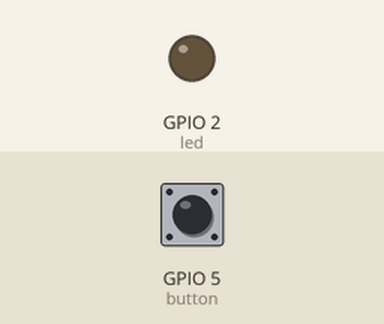
Bench run of a program on a simulated ESP8266 board running MicroPython. Parts: output pins drawn as LEDs (lit = HIGH, except the on-board LED, lit = LOW). The inputs (shaded band) are chosen by the test bench; at power-on: GPIO 5 (button) HIGH.

Above: at 1.2 s.
1.3 s: GPIO 5 (button) pulled LOW for 0.15 s
At 1.38 s:
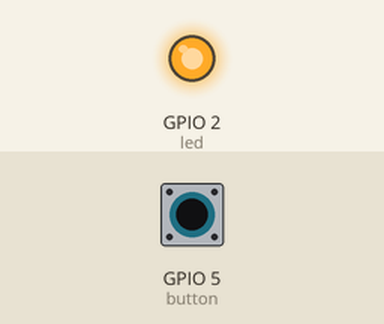
2.9 s: GPIO 5 (button) pulled LOW for 3.2 s
At 7.5 s:
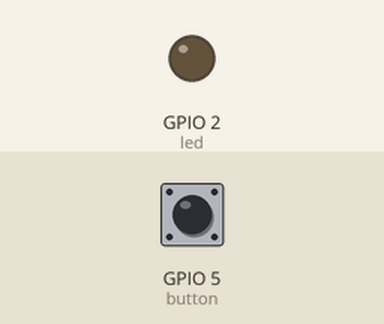
Timing chart, 0 to 9.0 s (numbered marks = the images above; inputs shaded):
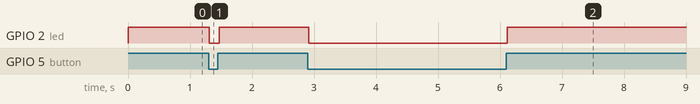

Measured:
- after the input at 1.3 s, GPIO 2 (led): HIGH → LOW at once, → HIGH 0.16 s later
- after the input at 2.9 s, GPIO 2 (led): HIGH → LOW at once, → HIGH 3.2 s later

The program:

41-button-led-refactor.py
```python
from time import sleep_ms

from machine import Pin

BUTTON_PIN = 5
LED_PIN = 2

# Ножки:
# - Button leg 1 -> D1 / GPIO5
# - Button leg 2 -> GND
#
# Встроенный подтягивающий резистор (когда мы его включим)
# сделает так что нажимая на кнопку мы получаем GND,
# поэтому "если нажато то значение 0"

button = Pin(BUTTON_PIN, Pin.IN, Pin.PULL_UP)
led = Pin(LED_PIN, Pin.OUT, value=1)

# функции хелперы чтобы было проще уследить за логикой
# чтобы понять, какие нужны надо поэтапно понять что мы делаем:
#   надо убедиться что внешнее что-то произошло
#        -> кнопка нажата?
#   отреагировать если нажата
#        -> зажечь светодиод
#   успокоиться если нет
#        -> потушить светодиод
#   как-то определиться что делаем в промежутках
#        -> например, ждём 20 миллисекунд


def is_pressed():
    nazhato = button.value() == 0
    return nazhato


def action():
    led.value(0)


def calm():
    led.value(1)


def between_checks():
    sleep_ms(20)


# основная часть программы
# в бесконечном цикле проверяем нажата ли кнопка
# если нажато то дёргаемся если нет то нет
# между проверками ждём

while True:
    if is_pressed():
        action()
    else:
        calm()

    between_checks()
```
